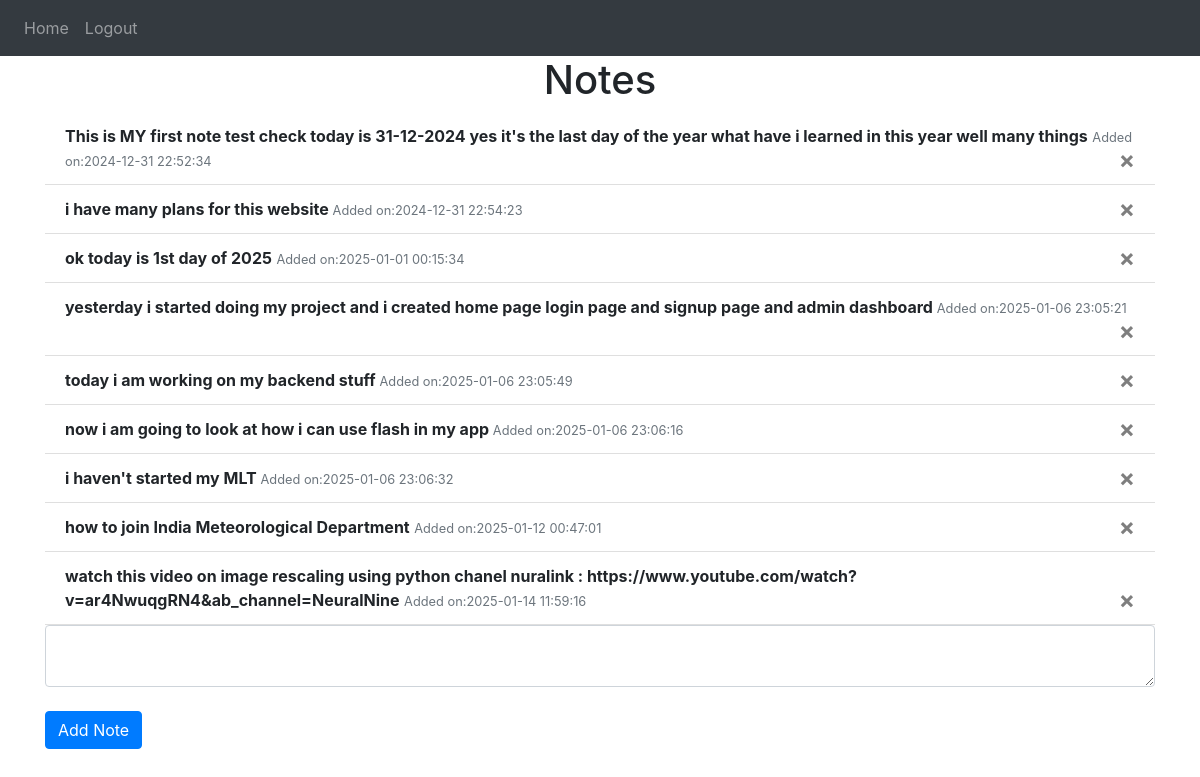
Screenshot of / (signed in) with the database file from the repository.
### website/models.py (models this page shows)
class Note(db.Model):
    id = db.Column(db.Integer, primary_key=True)
    data = db.Column(db.String(10000))
    date = db.Column(db.DateTime(timezone=True), default=func.now())
    date_created = db.Column(db.DateTime, default=lambda: datetime.now(pytz.timezone('Asia/Kolkata')))
    user_id = db.Column(db.Integer, db.ForeignKey('user.id'))

### website/views.py (the view)
@views.route('/',methods=["GET","POST"])
@login_required
def home():
    if request.method=="POST":
        note=request.form.get('note')
        flash('Note Added',category='success')
        new_note=Note(data=note,user_id=current_user.id)
        db.session.add(new_note)
        db.session.commit()
    return render_template("home.html", user=current_user)

### website/__init__.py (called while the page is built)
def create_app():
    app = Flask(__name__)
    app.config['SECRET_KEY'] = 'hjshjhdjah kjshkjdhjs'
    app.config['SQLALCHEMY_DATABASE_URI'] = f'sqlite:///{DB_NAME}'
    db.init_app(app)
    from .views import views
    from .auth import auth
    app.register_blueprint(views, url_prefix='/')
    app.register_blueprint(auth, url_prefix='/')
    from .models import User, Note
    with app.app_context():
        db.create_all()
    Login_Manager=LoginManager()
    Login_Manager.login_view='auth.login'
    Login_Manager.init_app(app)
    @Login_Manager.user_loader
    def load_user(id):
        return User.query.get(int(id))
    return app

### website/templates/home.html (shortened to what this page needs)
{% extends "base.html" %}
{%block content %}
<h1 align="center">Notes</h1>
<ul class="list-group list-group-flush" id="notes">
    {%for note in user.notes%}
    <li class="list-group-item">
        <strong>{{note.data}}</strong>
        <small class="text-muted">Added on:{{note.date_created.strftime('%Y-%m-%d %H:%M:%S')}}</small>
        <button type="button" class="close" onclick="deleteNote({{note.id}})">
        <span aria-hidden="true">&times;</span>
        </button>
    </li>
    {%endfor%}
</ul>
<form method="POST">
    <textarea name="note" id="note" class="form-control"></textarea>
    <br>
    <div align="'center">
        <button type="submit" class="btn btn-primary">Add Note</button>
    </div>
</form>
{%endblock%}

### website/templates/base.html (shortened to what this page needs)
<!DOCTYPE html>
<html>
  <head>
    <link
      rel="stylesheet"
      href="https://stackpath.bootstrapcdn.com/bootstrap/4.4.1/css/bootstrap.min.css"
    />
    <link
      rel="stylesheet"
      href="https://stackpath.bootstrapcdn.com/font-awesome/4.7.0/css/font-awesome.min.css"
    />
  </head>
  <body>
    <nav class="navbar navbar-expand-lg navbar-dark bg-dark">
      <div class="collapse navbar-collapse" id="navbar">
        <div class="navbar-nav">
          {% if user.is_authenticated %}
          <a class="nav-item nav-link" id="home" href="/">Home</a>
          <a class="nav-item nav-link" id="logout" href="/logout">Logout</a>
          {% else %}
          <a class="nav-item nav-link" id="login" href="/login">Login</a>
          <a class="nav-item nav-link" id="signUp" href="/sign_up">Sign Up</a>
          {% endif %}
        </div>
      </div>
    </nav>
    <div class="container">{% block content %} {% endblock %}</div>
  </body>
</html>

### rows the page displays
Note: data "This is MY first note test check today is 31-12-2024 yes it's the last day of the year what have i learned in this year well many things", date_created "2024-12-31 22:52:34"
Note: data "i have many plans for this website", date_created "2024-12-31 22:54:23"
Note: data "ok today is 1st day of 2025", date_created "2025-01-01 00:15:34"
Note: data "yesterday i started doing my project and i created home page login page and signup page and admin dashboard", date_created "2025-01-06 23:05:21"
Note: data "today i am working on my backend stuff", date_created "2025-01-06 23:05:49"
Note: data "now i am going to look at how i can use flash in my app", date_created "2025-01-06 23:06:16"
Note: data "i haven't started my MLT", date_created "2025-01-06 23:06:32"
Note: data "how to join India Meteorological Department", date_created "2025-01-12 00:47:01"
Note: data "watch this video on image rescaling using python chanel nuralink : https://www.youtube.com/watch?v=ar4NwuqgRN4&ab_channel=NeuralNine", date_created "2025-01-14 11:59:16"
